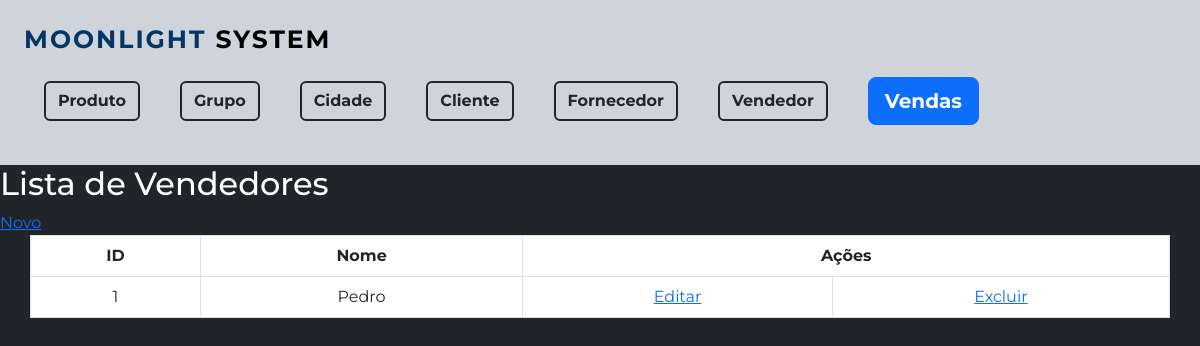
Before: /Funcionarios/formListaFuncionario.php with the older database file.
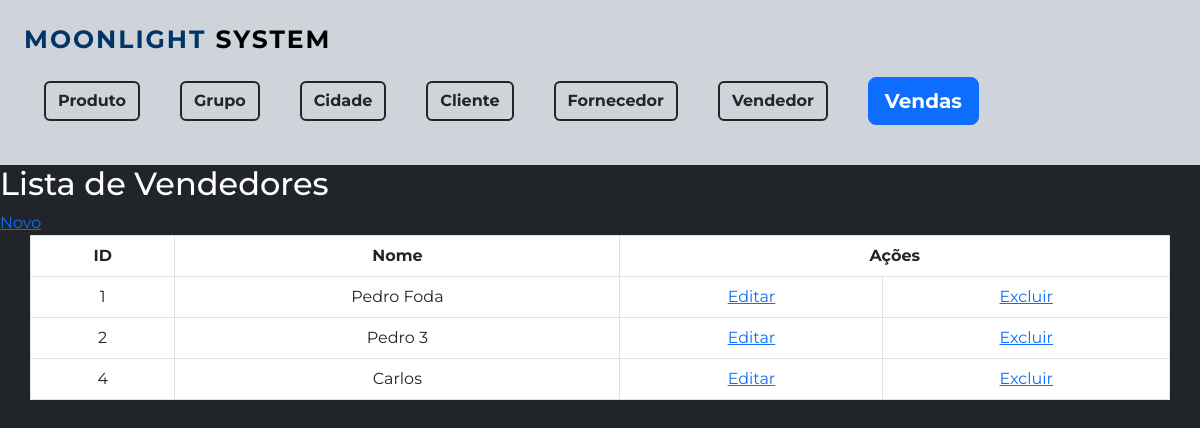
After: the same page with the newer database file.
### tables this page shows
CREATE TABLE `tb_vendedor` (
  `id_vendedor` int(11) NOT NULL,
  `nm_vendedor` varchar(55) NOT NULL
);

### Funcionarios/formListaFuncionario.php (the view, shortened to what this page needs)
<?php
include '../formMenu.php';
 include '../conexao/conecta.php';
  $sql = "SELECT * FROM tb_vendedor";
  $resultado=mysqli_query($conexao, $sql);
?>
<h2> Lista de Vendedores</h2>
<a href="formFuncionario.php">Novo</a>
<table class="table table-bordered bg-white container text-center">
	<tr>
		<th>ID </th>
		<th>Nome </th>
		<th colspan="2">Ações</th>
	</tr>
	<?php
         while ( $item=mysqli_fetch_array($resultado)) {
         	echo "<tr>";
         	echo "<td> $item[id_vendedor] </td>";
         	echo "<td> $item[nm_vendedor] </td>";
         	echo "<td><a href='formFuncionario.php?id=$item[id_vendedor]'>Editar</a></td>";
         	echo "<td><a href='formExcluirFuncionario.php?id=$item[id_vendedor]'>Excluir</a></td>";
         }
?>
</table>

Changed rows visible on the page:
changed tb_vendedor id 1: nm_vendedor "Pedro" → "Pedro Foda"
added tb_vendedor: id_vendedor "2", nm_vendedor "Pedro 3"
added tb_vendedor: id_vendedor "4", nm_vendedor "Carlos"
